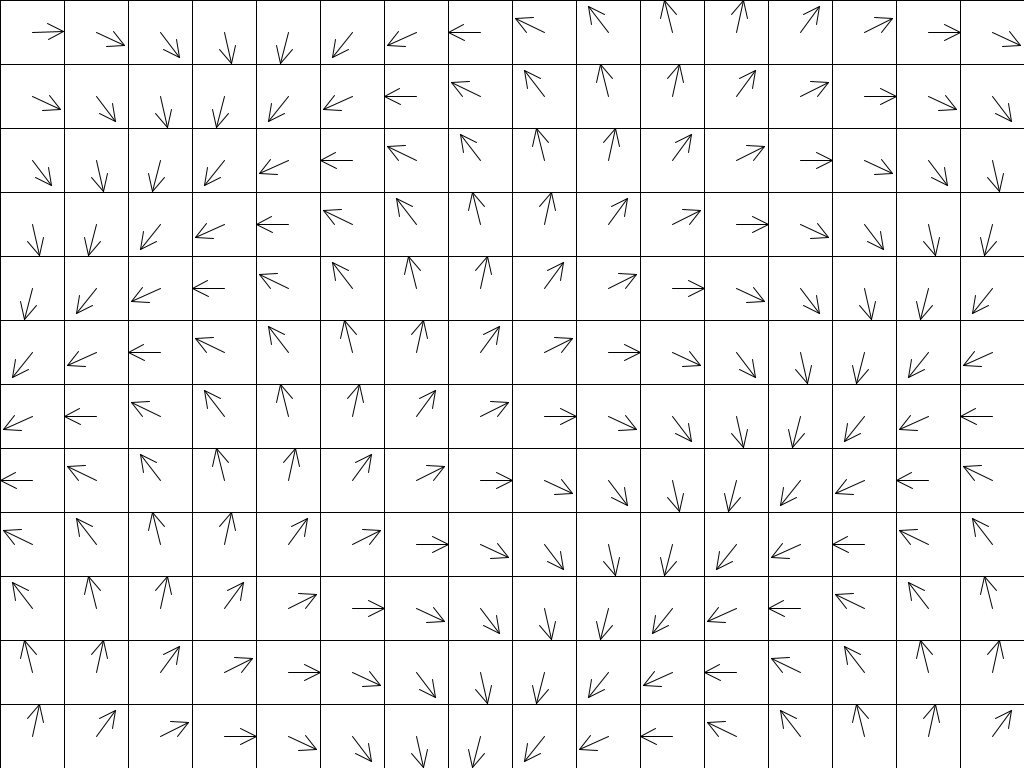
Frame 1 (no input)
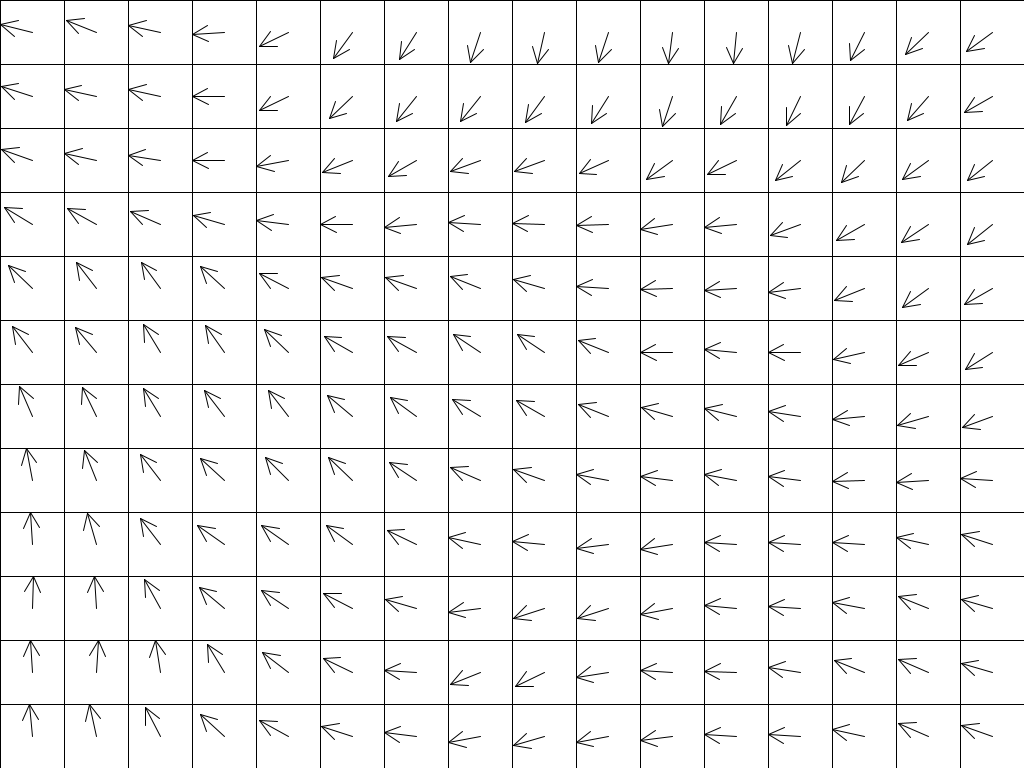
Frame 60 (the mouse pressed at the canvas centre just before this capture)
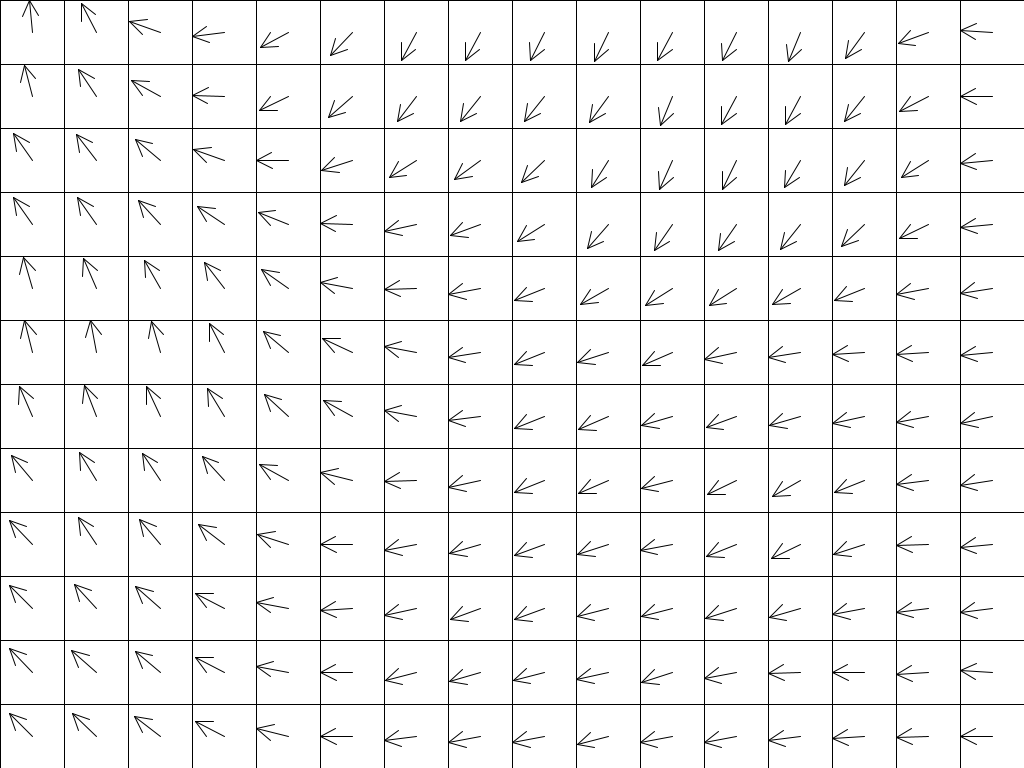
Frame 120 (the mouse held since frame 60 and released just before this capture)

The Processing sketch that drew these frames (run headless with seeded random() and noise(); from frame 60 on, the mouse is pressed at the canvas centre):

// Processing sketch: sketch_170227c_flowfield_noise_plus_time
// ── sketch_170227c_flowfield_noise_plus_time.pde
/* jstephens
 NOC gungfu - prep for ecpc project
 create simplest vector field 
 */

FlowField grid;

int gridResolution;
boolean showField;

PVector loc;
PVector cellVector;
PVector mouseLoc;

void setup() {
  size(1024, 768);
  showField = true;
  gridResolution = 64;
  
  //rectMode(CENTER);
  
     //size(640, 480);
  //background(0);
  grid = new FlowField(gridResolution);
  

  showInstructions();

  loc = new PVector(random(width), random(height));
  cellVector = new PVector(0, 0);
}



void draw() {
  //background(255);
  //fill(255);
  if (showField) grid.displayField();

  grid.updateField();
  /*
  //////////////////////////////////
  // test lookup
  cellVector = grid.lookup(loc);
  triangle(0, 0, 30, 10, 0, 20);
  pushMatrix();
  translate(loc.x, loc.y);
  rotate(cellVector.heading2D());
  fill(255, 0, 0);
  triangle(0, 0, 30, 10, 0, 20);
  popMatrix();
  //////////////////////////////////
  */
  
  /*
  fill(0,10);
  //rect(0,0,width,height);
  rect(width/2,height/2,width,height);
  grid.squareRotate();
  */
}












// toggle showField
void keyPressed() {
  if (key == ' ') {
    showField = !showField;
  }
}

void mousePressed() {
  grid.noiseInit();
  //grid.squareRotate();
  println(loc.x, loc.y);
  println(cellVector.x);

  loc = new PVector(random(width), random(height));
}

void showInstructions() {
  println("--keyboard controls--");
  println("toggle showField: space bar");
}
// ── FlowField.pde
class FlowField {

  PVector[][] field;
  int cols;
  int rows;
  int resolution;
  float zoff = 0.0;  // 3rd dimension of noise
  float arrowsize = 4;

  ///// rotating cell
  PVector squareLoc;
  PVector squareRot;
  float rot, speed;
  ////////////////////

  FlowField(int r) {
    resolution =  r;
    cols = width/resolution;
    rows = height/resolution;
    field = new PVector[cols][rows];

    //// rotating cell
    squareLoc = new PVector(0, 0);
    squareRot = new PVector(0, 0);
    rot = 0.0;
    speed = 0.01;
    ///////////////////=

    init();
  }

  void init() {
    for (int i = 0; i < cols; i++) {
      for (int j=0; j<rows; j++) {

        //// VECTOR FROM: CELL LOCATION
        float theta = map(i+j, 0, cols+rows, -TWO_PI, TWO_PI);
        field[i][j]   = new PVector(cos(theta), sin(theta));

        //// VECTOR FROM: RANDOM
        //field[i][j] = new PVector(random(-2, 2), random(-2, 2));
      }
    }
  }

  void noiseInit() {
    noiseSeed((int)random(10000));
    float xoff = 0;
    for (int i = 0; i < cols; i++) {
      float yoff = 0;
      for (int j=0; j<rows; j++) {

        //// VECTOR FROM: NOISE OFFSET FROM LOCATTION
        float theta = map(noise(xoff, yoff), 0, 1, 0, TWO_PI);
        field[i][j]   = new PVector(cos(theta), sin(theta));

        yoff += 0.1;
      }
      xoff += 0.1;
    }
  }

  /////// Animate by changing 3rd dimension of Perlin at every frame
  void updateField() {
    float xoff = 0;
    for (int i = 0; i < cols; i++) {
      float yoff = 0;
      for (int j=0; j<rows; j++) {

        //// UPDATE VECTOR WITH: 3RD NOISE ZOFFSET ADDED TO LOCATTION
        float theta = map(noise(xoff, yoff, zoff), 0, 1, 0, TWO_PI);
        field[i][j]   = PVector.fromAngle(theta);

        yoff += 0.1;
      }
      xoff += 0.1;
    }
    zoff += 0.01;
  }





  /////////////////////////////////////////////////////////////////////////////
  void displayField() {
    for (int i = 0; i < cols; i++) {
      for (int j=0; j<rows; j++) {
        drawVector(field[i][j], i*resolution, j*resolution, resolution/2);
      }
    }
  }

  void drawVector(PVector v, float x, float y, float scaleArrow) {
    pushMatrix();
    translate(x, y);
    // draw cell
    rect(0, 0, resolution, resolution);
    // shift vector arrow to center of each cell
    translate(resolution/2, resolution/2);
    rotate(v.heading2D());        //rotate(v.heading2D()*rot);    
    // calc length of vector and draw it at the center of each cell
    float cellVectorLength = v.mag()*scaleArrow;    ///////DEBUG: optimize v.mag
    cellVectorLength = constrain(cellVectorLength, 0, resolution/2);
    // draw arrow
    line(0, 0, cellVectorLength, 0);
    line(cellVectorLength, 0, cellVectorLength/2, cellVectorLength/4);
    line(cellVectorLength, 0, cellVectorLength/2, -cellVectorLength/4);
    popMatrix();
  }
  /////////////////////////////////////////////////////////////////////////////



  PVector lookup(PVector vehicleLocation) {
    /* lookup() 
     * allows vehicles to ask the flowfield for the vector of a particular x,y location
     1. derive cell's [col][row] location from vehicle's (x,y) screen location
     2. constrain the col row to the grid boundary
     */
    int column = int(constrain(vehicleLocation.x/resolution, 0, cols-1));
    int row    = int(vehicleLocation.y/resolution);
    //column     = constrain(column, 0, cols-1);      // contrain to cell boundaries
    row        = constrain(row, 0, rows-1);
    return field[column][row].get();                  // use .get() to return a COPY
  }



  /*
  void squareRotate() {
   speed = map(mouseX, 0, width, .001, 1);
   for (int i = 0; i < cols; i++) {
   for (int j=0; j<rows; j++) {
   squareLoc.x = i*resolution;
   squareLoc.y = j*resolution;
   squareRot = lookup(squareLoc);
   float theta  = squareRot.heading2D();
   float radius = map(theta, -PI, PI, 20, 70);
   float strokeTheta = map(theta, -PI, PI, 30, 12);
   //println(theta);
   
   //stroke(255-255*cos(theta), strokeTheta);
   
   ///////////
   // fill(strokeTheta, strokeTheta/theta);
   //stroke(255-strokeTheta, strokeTheta);
   ///////////
   
   fill(strokeTheta*theta/2, strokeTheta*.5);
   stroke(strokeTheta*radius, 255*(strokeTheta/255)*1.3);
   pushMatrix(); 
   translate(squareLoc.x, squareLoc.y);
   //rotate(theta);
   float dir = (map(theta, -PI, PI, 1, -1));
   //if (dir<0) rot*=-1;
   rotate(squareRot.heading2D()*rot);
   //rect(0,0, radius, radius);
   rect(0, 0, radius*cos(theta)*3, radius*sin(theta)*3);
   //rect(0, 0, (strokeTheta*cos(theta))*dir, (strokeTheta*sin(theta))*dir);
   //rect(0, 0, (radius*cos(theta))*theta*1.2, (radius*sin(theta))*theta*1.2);
   popMatrix();
   
   //drawVector(field[i][j], i*resolution, j*resolution, resolution/2);
   }
   }
   rot += speed;
   }
   */
}









/*
    //////////
 float theta = map(i_+j_, 0, cols+rows, -TWO_PI, TWO_PI);
 float alpha = map(i_+j_, 0, cols+rows, -255, 255);
 float radius = map(alpha, -255, 255, -20, 40);
 //stroke(255);
 //noFill();
 stroke(alpha, 255-alpha);
 fill(alpha, alpha-255);
 /////////////////
 
 pushMatrix();
 translate(x, y);
 //rotate(v.heading2D());
 rotate(grow*sin(theta));
 
 //rect(0, 0, (resolution*theta+radius*2+resolution)/cos(theta), (resolution*theta+radius*2+resolution)/sin(theta));
 
 rect(0, 0, resolution*theta+radius*2+(resolution*cos(theta)), resolution*theta+radius*2+(resolution*sin(theta)));
 
 
 rect(0, 0, resolution*theta+radius*2+resolution, resolution*theta+radius*2+resolution);
 //rect(0, 0, 60*v.x+radius*theta, 60*v.y+radius);
 
 //ellipse(0,0, theta*25, theta*25);
 
 popMatrix();
 //translate(0,0);
 //translate(width/2, height/2);
 //rotate(grow);
 //rotate(v.heading2D());
 //translate(0,0);
 grow += speed;
 //speed +=speed;
 */
